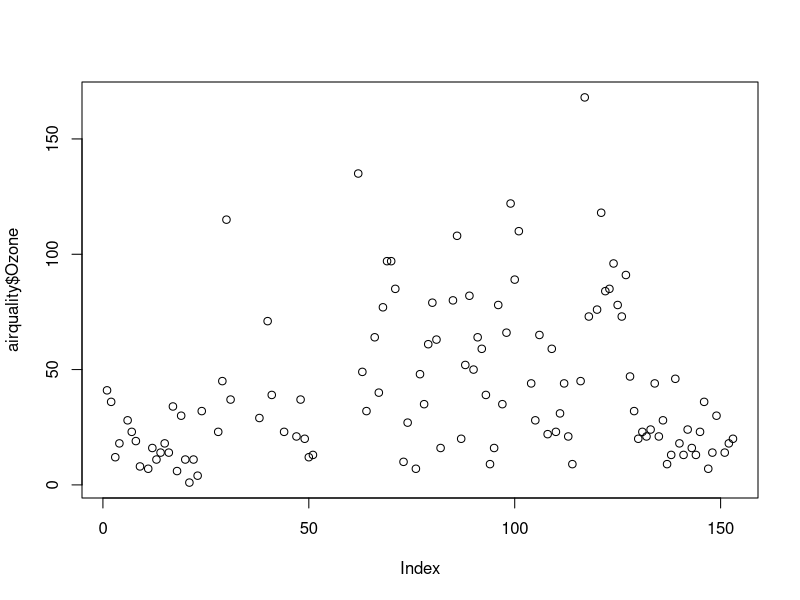
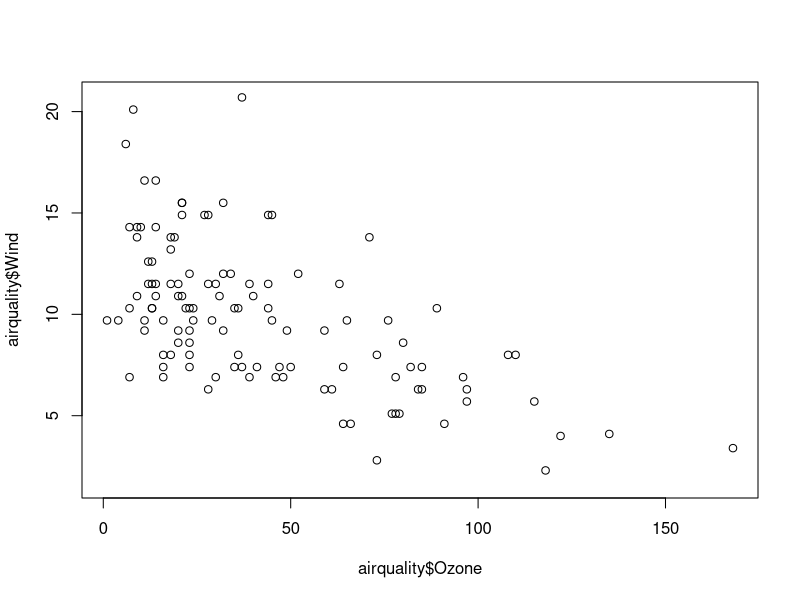
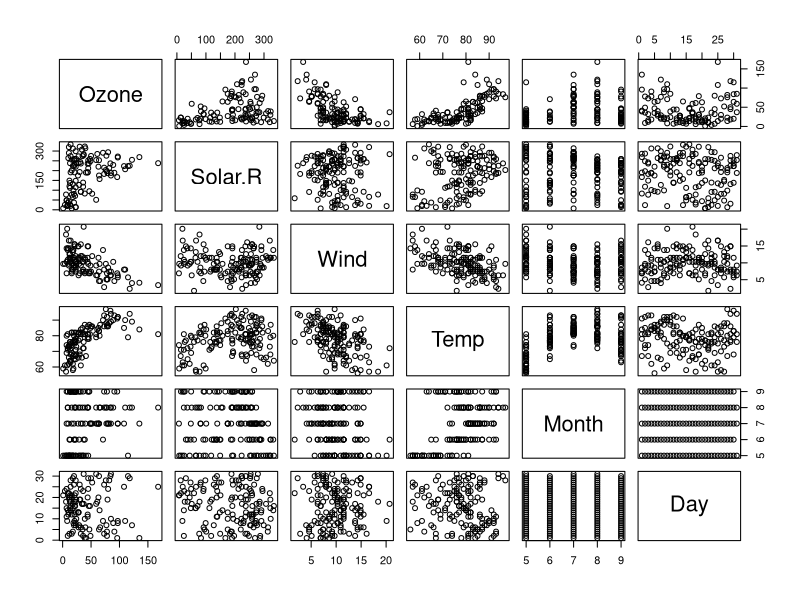
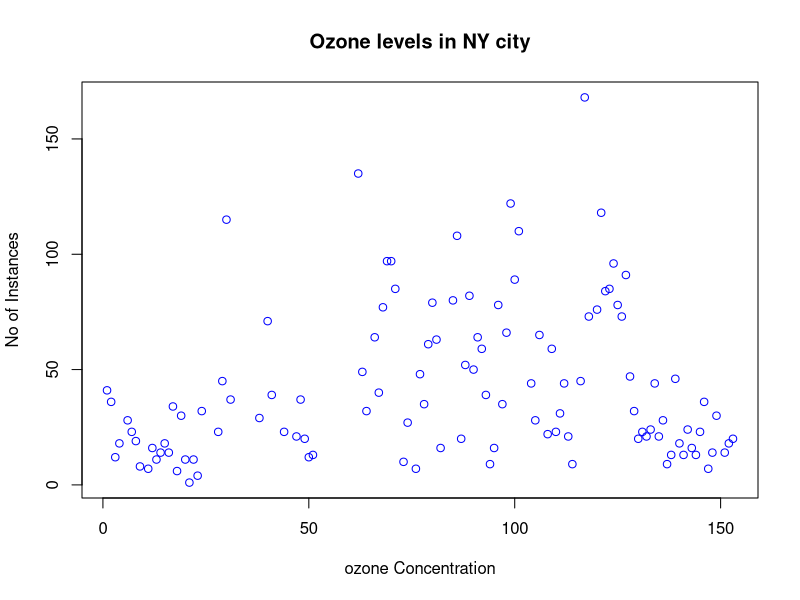
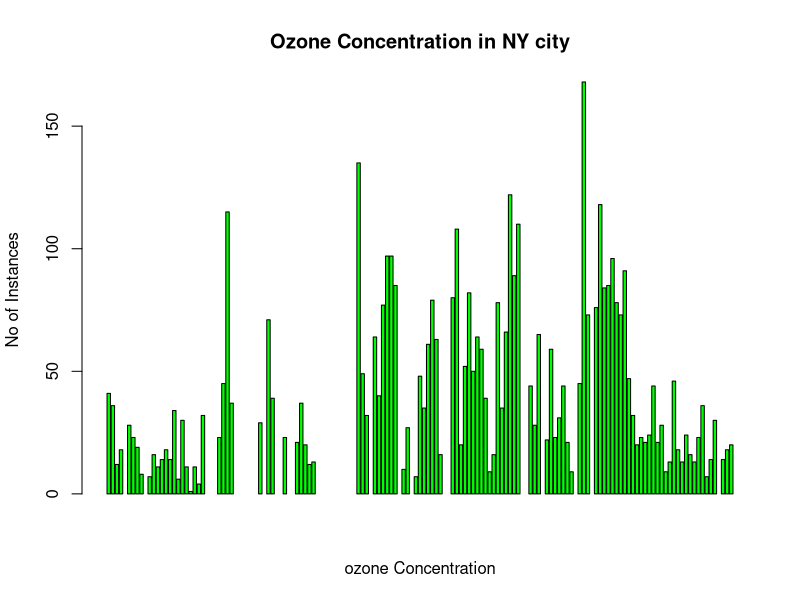
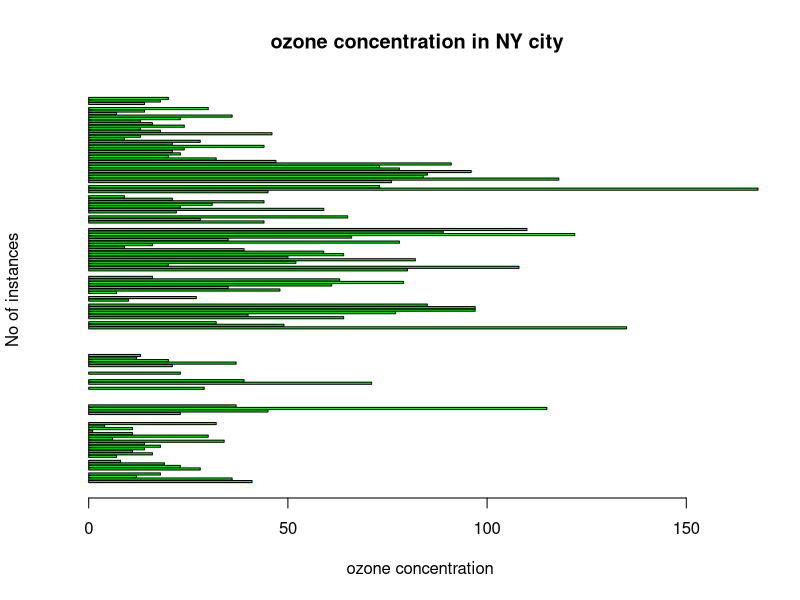
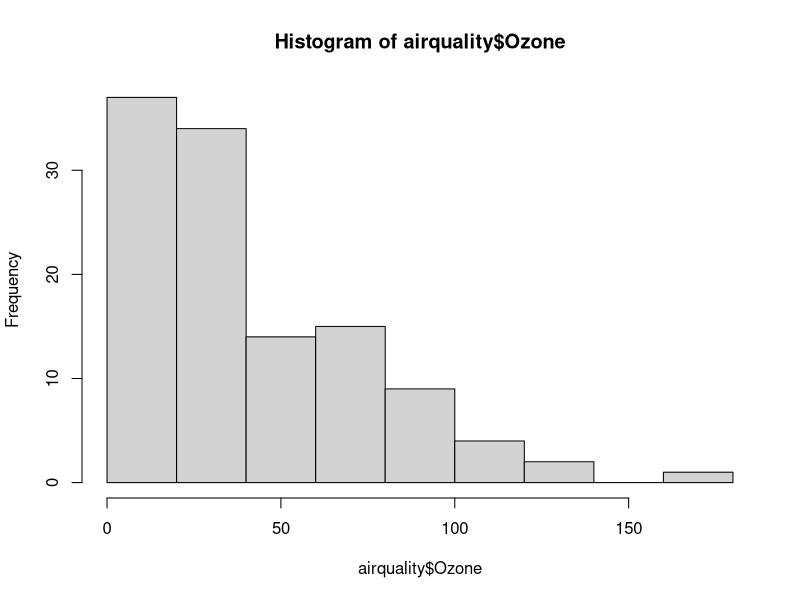
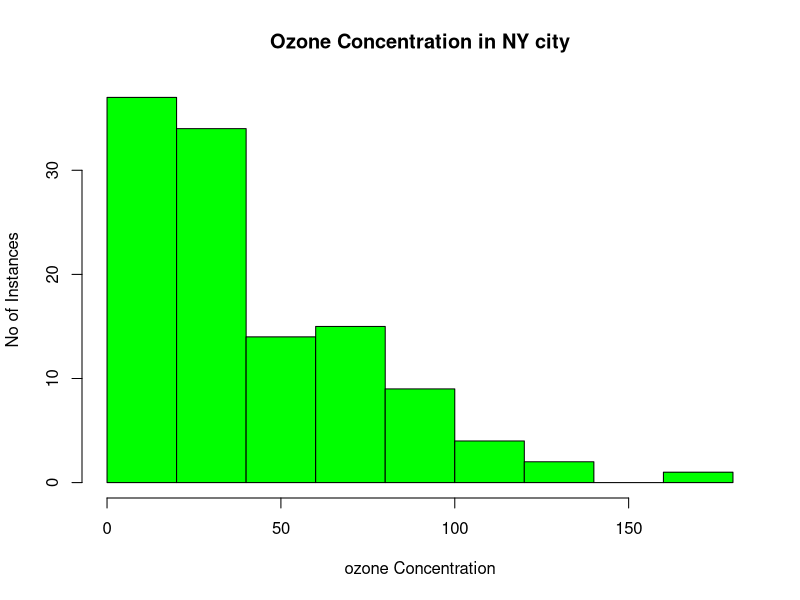

Reproduce these figures in R, in order.
airquality<-datasets::airquality  ##assigning value ( here airquality) to the data set
head(airquality,5) #shows first five rows in the console
tail(airquality,n=3) ## shows last 3 rows in the console.
summary(airquality) ## displays the statistical summary of the data

#for single column for eg. wind, the summary can be written as below
summary(airquality[,3])

plot(airquality$Ozone) # for ploting the parameters in graphical form

plot(airquality$Ozone,airquality$Wind) # using 2 parameters Ozone and Wind
plot(airquality) # plots all the variables in the dataset. remember upper and lower triangles are mirror images.

##points and lines

plot(airquality$Ozone,xlab ='ozone Concentration',ylab='No of Instances',main='Ozone levels in NY city',col='blue')


##Bar Diagram
barplot(airquality$Ozone,xlab = 'ozone Concentration',ylab = "No of Instances",main = 'Ozone Concentration in NY city',col = "green")

#bar diagram- horizontal
barplot(airquality$Ozone,xlab = 'ozone concentration',ylab = 'No of instances',main = 'ozone concentration in NY city ',col = 'green',horiz = TRUE)

##hISTOGRAM  simply chanfe barplot to hist
hist(airquality$Ozone)

hist(airquality$Ozone,xlab = 'ozone Concentration',ylab = "No of Instances",main = 'Ozone Concentration in NY city',col = "green")


##BOXPLOT
boxplot(airquality) ##plots all the parameters

boxplot(airquality[,1:4],main='Multiple Box Plots')

##margin of the grid(mar)
##number of rows and columns(mfrow)
##whether any border is to be included(bty)
#labels)